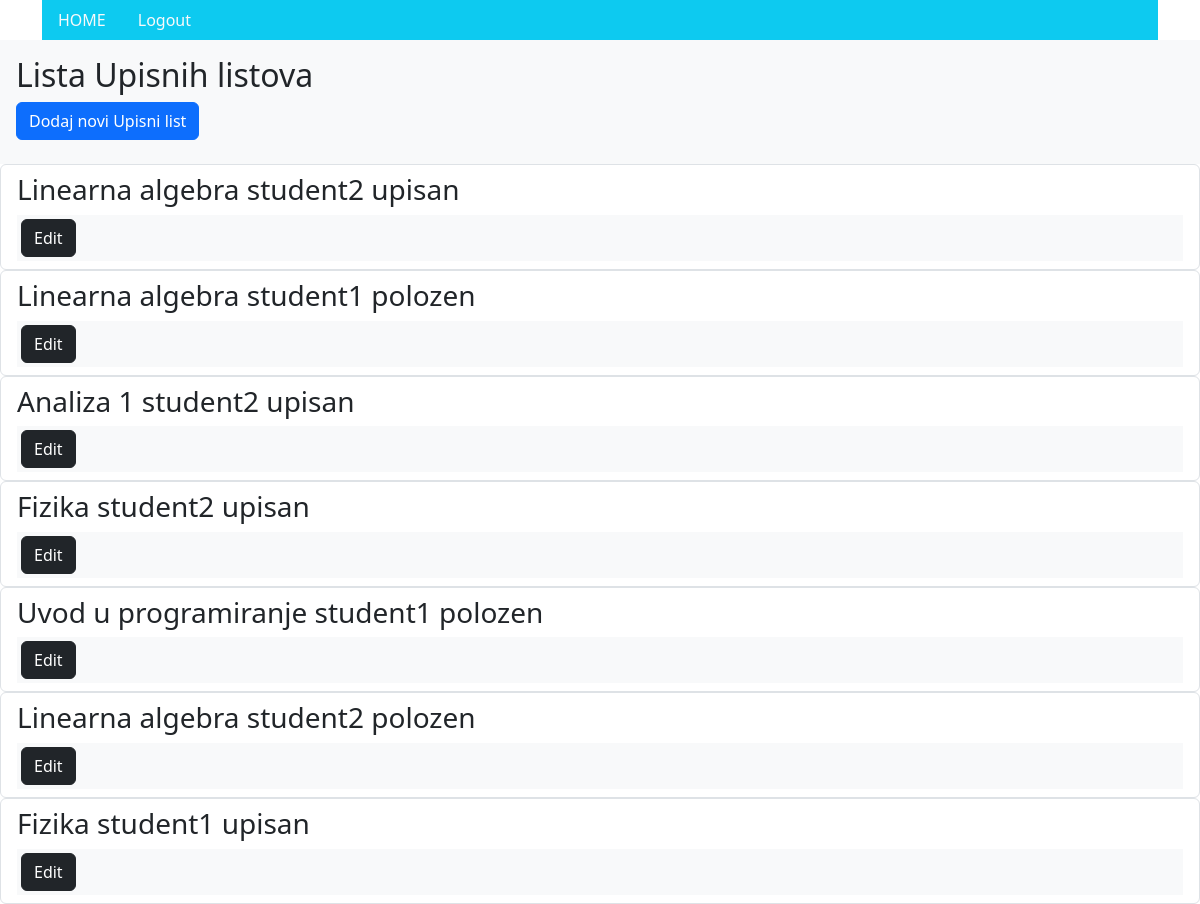
Page /upisni/ (signed in) on the committed database.
### app/models.py (models this page shows, shortened)
class Upis(models.Model):
    student_id = models.ForeignKey(Korisnik, on_delete=models.CASCADE, null=True, related_name='student')
    predmet_id = models.ForeignKey(Predmeti, on_delete=models.CASCADE, null=True, related_name='predmet')
    STATUS = (('upisan','Upisan'),('polozen','Polozen'),('izgubio potpis','Izgubio potpis'))
    status = models.CharField(max_length=50, choices=STATUS)

class Predmeti(models.Model):
    IZBORNI = (('DA', 'da'), ('NE', 'ne'))
    name = models.CharField(max_length=50)
    kod = models.CharField(max_length=50)
    program = models.CharField(max_length=50)
    ects = models.IntegerField()
    sem_red = models.IntegerField()
    sem_izv = models.IntegerField()
    izborni = models.CharField(max_length=50, choices=IZBORNI)
    nositelj = models.ForeignKey(Korisnik, on_delete=models.SET_NULL, null=True, blank=True, related_name='nositelj')
    upisi = models.ManyToManyField(Korisnik, through='Upis', related_name='predmeti_upis')

class Korisnik(AbstractUser):
    STATUS = (('none', 'None'), ('izv', 'izvanredni student'), ('red', 'redovni student'))
    status = models.CharField(max_length=50, choices=STATUS)
    uloge = models.ForeignKey(Uloge, on_delete=models.SET_NULL, null=True, blank=True, related_name='uloge')

### app/decorators.py (the view)
    def wrap(request, *args, **kwargs):
        if request.user.uloge.uloga == 'admin':
            return function(request, *args, **kwargs)
        else:
            return redirect('login')

### app/views.py (called while the page is built)
@admin_required
def upisni_listovi(request):
    upisni = Upis.objects.all()
    context = {'upisni': upisni}
    return render(request, 'upisni-listovi.html', context)

### app/templates/upisni-listovi.html
{% extends 'base.html' %}
{% block admin %}
<div class="p-3 text-left bg-light">
  <h2>Lista Upisnih listova</h2>
  <a href="{% url 'upisni-list-create' %}" class="btn btn-primary mb-2">Dodaj novi Upisni list</a>
</div>
{% for upis in upisni %}
  <ul class="list-group">
    <li class="list-group-item">
      <h3>{{ upis.predmet_id.name }} {{ upis.student_id.username }} {{ upis.status }}</h3>
      <div class="p-1 text-right bg-light">
        <a href="{% url 'upisni-list-edit' upis.id %}" class="btn btn-dark"> Edit </a>
      </div>
  </li>
  </ul>
{% empty %}
  <p>Upisni listovi nisu pronađeni.</p>
{% endfor %}
{% endblock %}

### app/templates/base.html (shortened to what this page needs)
{% load bootstrap5 %}
{% bootstrap_css %}
<!DOCTYPE html>
<html>
<head>
    {% load static %}
</head>
<body>
    <div class="container text-center">
        <ul class="nav bg-info">
            <li class="nav-item">
              <a class="nav-link link-light" href="/home">HOME</a>
            </li>
            {% if user.is_authenticated %}
            <li class="nav-item">
              <a class="nav-link link-light" href="/logout">Logout</a>
            </li>
            {% else %}
            <li class="nav-item">
                <a class="nav-link link-light" href="/login">Login</a>
            </li>
            {% endif %}
          </ul>
    </div>
    <div>
        {% if user.uloge.uloga == 'admin' %}
        {% block admin %}
        {% endblock %}
        {% endif %}
    </div>
</body>
</html>

### rows in the picture
Upis: predmet_id.name "Linearna algebra", student_id.username "student2", status "upisan"
Upis: predmet_id.name "Linearna algebra", student_id.username "student1", status "polozen"
Upis: predmet_id.name "Analiza 1", student_id.username "student2", status "upisan"
Upis: predmet_id.name "Fizika", student_id.username "student2", status "upisan"
Upis: predmet_id.name "Uvod u programiranje", student_id.username "student1", status "polozen"
Upis: predmet_id.name "Linearna algebra", student_id.username "student2", status "polozen"
Upis: predmet_id.name "Fizika", student_id.username "student1", status "upisan"
